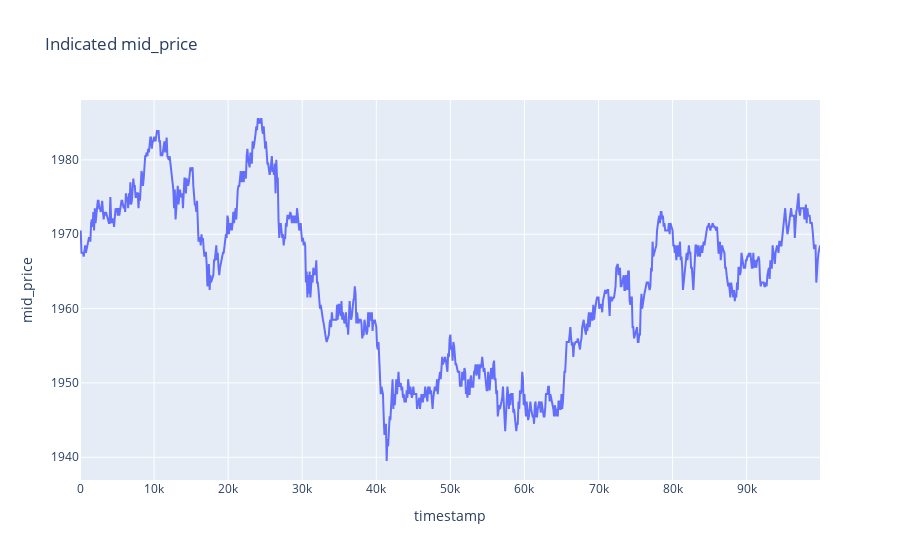

Notebook cell for this chart:
### Code cell
px.line(ink, 'timestamp', 'mid_price', title='Indicated mid_price')

### Figure 1 — Plotly figure (JSON) as saved in the notebook; plotly's stock layout.template omitted (floating-point values rounded to 4 significant figures; data arrays with more than 128 entries replaced by an {"elided": "..."} marker saying what was removed)
{"data": [{"hovertemplate": "timestamp=%{x}<br>mid_price=%{y}<extra></extra>", "legendgroup": "", "line": {"color": "#636efa", "dash": "solid"}, "marker": {"symbol": "circle"}, "mode": "lines", "name": "", "orientation": "v", "showlegend": false, "type": "scatter", "x": {"elided": "1000 int values"}, "xaxis": "x", "y": {"elided": "1000 float values"}, "yaxis": "y"}], "layout": {"legend": {"tracegroupgap": 0}, "title": {"text": "Indicated mid_price"}, "xaxis": {"anchor": "y", "domain": [0, 1], "title": {"text": "timestamp"}}, "yaxis": {"anchor": "x", "domain": [0, 1], "title": {"text": "mid_price"}}}}
